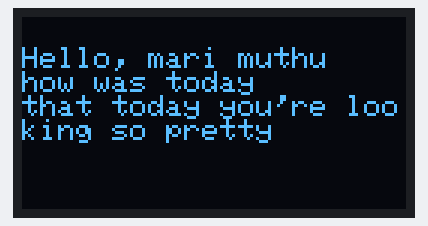
This sketch was run on a simulated Arduino Uno, built with avr-gcc and run on an emulated ATmega328P. Shown: 128×64 one-colour display.

Above: at 0.1 s.

The sketch:

oled_dispaly_code.ino
```cpp
#include <Adafruit_GFX.h>
#include <Adafruit_SSD1306.h>

// Define the screen size (adjust according to your OLED model)
#define SCREEN_WIDTH 128
#define SCREEN_HEIGHT 64

// I2C address of the OLED (commonly 0x3C)
#define OLED_I2C_ADDRESS 0x3C

// Initialize the OLED display object
Adafruit_SSD1306 display(SCREEN_WIDTH, SCREEN_HEIGHT, &Wire, -1);

void setup() {
  // Start serial communication for debugging
  Serial.begin(9600);

  // Initialize the display with the correct I2C address
  if (!display.begin(SSD1306_SWITCHCAPVCC, OLED_I2C_ADDRESS)) { // Correct initialization
    Serial.println(F("SSD1306 allocation failed"));
    for (;;); // Infinite loop if initialization fails
  }

  display.clearDisplay(); // Clear the display buffer
  display.setTextSize(1); // Text size
  display.setTextColor(SSD1306_WHITE); // Text color
  display.setCursor(0, 10); // Set cursor position (x, y)

  // Display text
  display.println("Hello, mari muthu");
  display.println("how was today");
  display.println("that today you're looking so pretty");
  display.display(); // Send the buffer to the display

  delay(2000); // Pause for 2 seconds
}

void loop() {
  // Add additional functionality if needed
}
```
